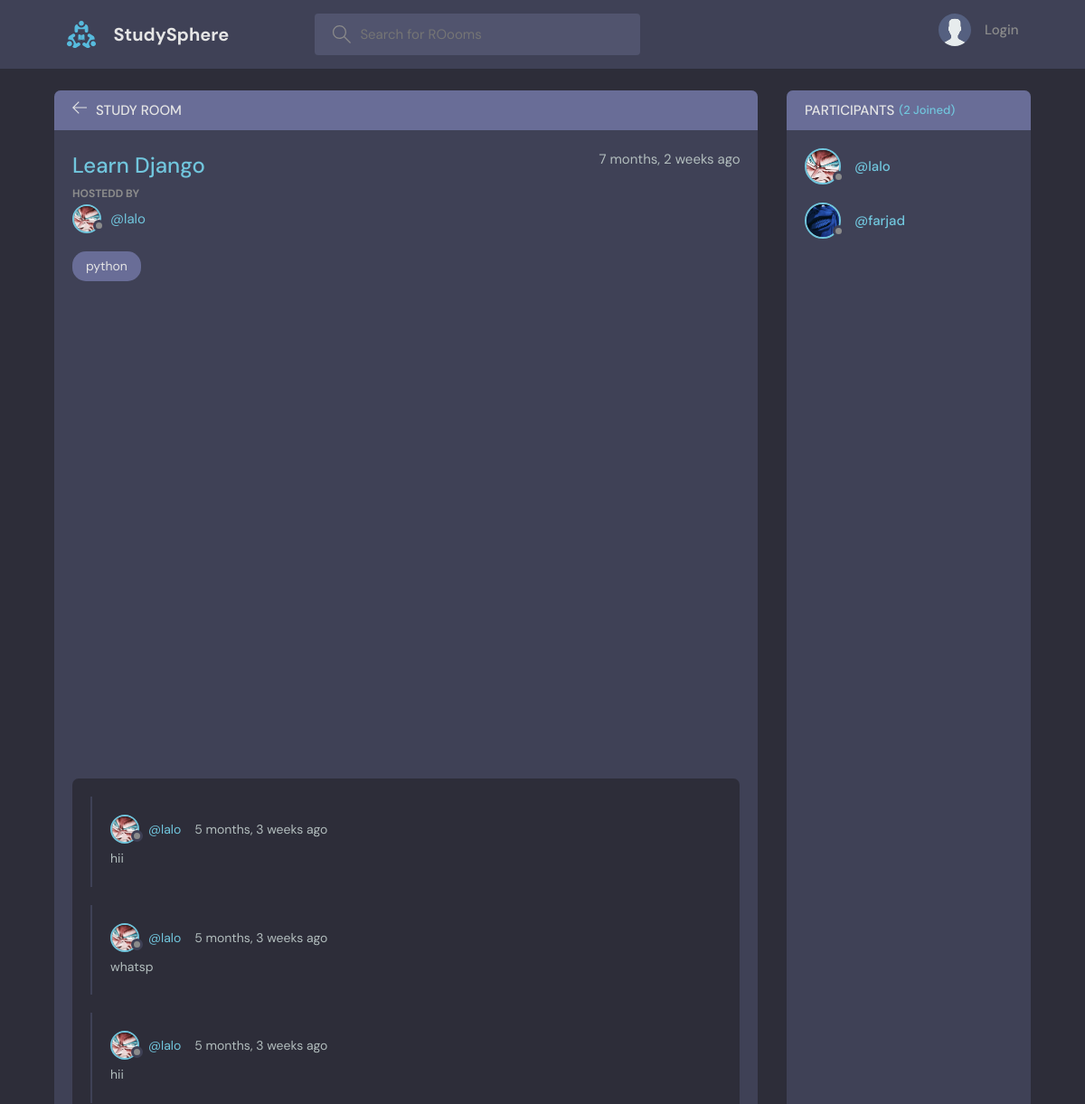
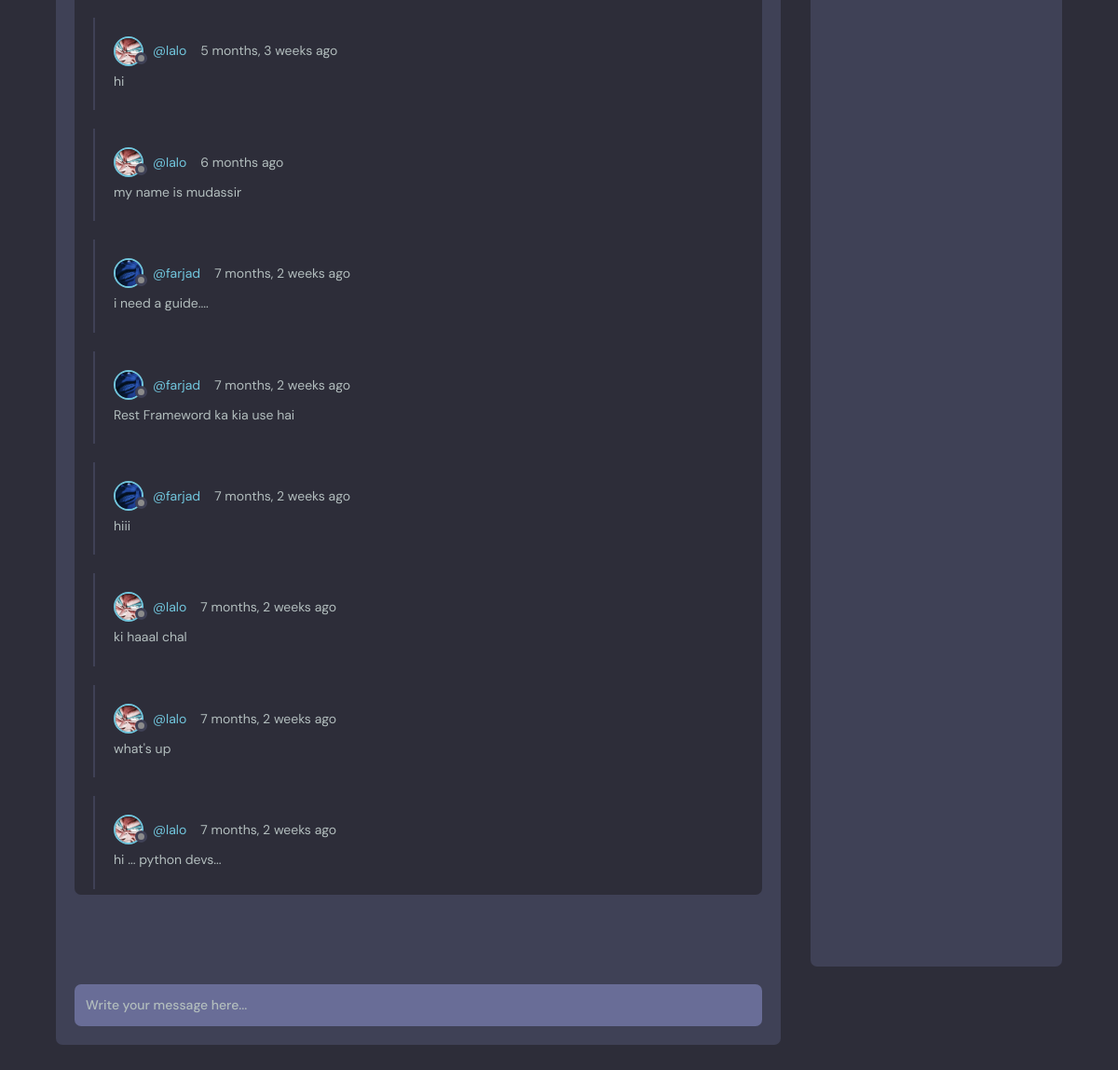
Page /room/2/ on the committed database (2 pictures, top to bottom).
### base/models.py (models this page shows, shortened)
class Room(models.Model):
    name = models.CharField(max_length=50)
    description = models.TextField(null = True, blank = True)   #  setting to null means that it will be blank in the database if not filled out at runtime otherwise the data basebase will consider it as missing data   # blank means that it is not required to be filled out at runtime
    participants = models.ManyToManyField(User, related_name = 'participants', blank = True)  # this is the many to many field that we will be using to connect the room with the user, related_name is used to access the participants of the room from the user model, blank means that it is not required to be filled out at runtime
    host = models.ForeignKey(User, on_delete =  models.SET_NULL, null = True)   # when the host is deleted then all its rooms are delete as well
    topic = models.ForeignKey(Topic, on_delete =  models.SET_NULL, null = True)   # when the topic is deleted then all the rooms of that topic will be deleted as well
    updated = models.DateTimeField(auto_now=True)  # auto_now will update the time whenever the room is updated
    created = models.DateTimeField(auto_now_add=True)  # auto_now_add will update the time only when the room is created for the first time
    class Meta:
        ordering = ['-updated','-created']   # here we are ordering the rooms according to the most recent updated and created room in the list..     The ( - ) sign means to update according to most recent....

class User(AbstractUser):
    username = models.CharField(max_length=100, unique=True)
    email = models.EmailField(max_length=200, unique=True)
    headline = models.CharField(max_length=200, null = True, blank = True)
    date_joined = models.DateTimeField(auto_now_add=True,null = True)
    last_login = models.DateTimeField(auto_now=True,null = True)
    Pfp = models.ImageField(default= 'images/avatar.svg',null=True)  # using pip install Pillow to install the pillow library to use the ImageField
    USERNAME_FIELD = 'email' # specifying the email as the username field helps us to login using the email instead of the username, which django use username by default for the authentication of the users(login and signup)
    REQUIRED_FIELDS = []

class Topic(models.Model):
    name = models.TextField(max_length=100)
    def __str__(self):
        return self.name

class Message(models.Model):
    user = models.ForeignKey(User, on_delete =  models.CASCADE)   # when the user is deleted then all its messages are delete as well
    body = models.CharField(max_length=1000)  # the body of the message
    room = models.ForeignKey(Room, on_delete =  models.CASCADE)
    updated = models.DateTimeField(auto_now=True)
    created = models.DateTimeField(auto_now_add=True)
    class Meta:                       # using this we can order the messages according to the most recent message
        ordering = ['-updated','-created'] #So we do not have to write ordering syntax again and again in the views.py file for everytime we get the messages of the room

### base/views.py (the view, shortened to what this page needs)
# urls.py: path('room/<str:pk>/',views.room, name ="room"),   # 'pk' stands for Primary Key  and it is set as string.......
def room(request,pk):
    room = Room.objects.get(id = pk)
    UserMessages = room.message_set.all()  # getting all the messages of the room and ordering them according to the most recent message  ( It is a "1 to many relationship" so we can use the message_set to get all the messages of the room)
    participants = room.participants.all()  # getting all the participants of the room
    context = { 'room': room,'UserMessages':UserMessages,'participants':participants}
    return render(request, 'base/room.html',context)   ## using render function to render the room.html page

### base/templates/base/room.html (shortened to what this page needs)
{% extends 'main.html' %}
{% block content %}
<main class="profile-page layout layout--2">
  <div class="container">
    <div class="room">
      <div class="room__top">
        <div class="room__topLeft">
          <a href="{% url 'home' %}">
            <svg version="1.1" xmlns="http://www.w3.org/2000/svg" width="32" height="32" viewBox="0 0 32 32">
              <title>arrow-left</title>
              <path
                d="M13.723 2.286l-13.723 13.714 13.719 13.714 1.616-1.611-10.96-10.96h27.625v-2.286h-27.625l10.965-10.965-1.616-1.607z">
              </path>
            </svg>
          </a>
          <h3>Study Room</h3>
        </div>
      </div>
      <div class="room__box scroll">
        <div class="room__header scroll">
          <div class="room__info">
            <h3>{{room.name}}</h3>
            <span>{{room.created|timesince}} ago</span>
          </div>
          <div class="room__hosted">
            <p>Hostedd By</p>
            <a href="{% url 'UserProfile' room.host.id %}" class="room__author">
              <div class="avatar avatar--small">
                <img src="{{room.host.Pfp.url}}" />
              </div>
              <span>@{{room.host.username}}</span>
            </a>
          </div>
          <span class="room__topics">{{room.topic}}</span>
        </div>
        <div class="room__conversation">
          <div class="threads scroll">
          {% for UserMessage in UserMessages %}
            <div class="thread">
              <div class="thread__top">
                <div class="thread__author">
                  <a href="{% url 'UserProfile' UserMessage.user.id %}" class="thread__authorInfo">
                    <div class="avatar avatar--small">
                      <img src="{{UserMessage.user.Pfp.url}}" />
                    </div>
                    <span>@{{UserMessage.user.username}}</span>
                  </a>
                  <span class="thread__date">{{UserMessage.created|timesince}} ago</span>
                </div>
              </div>
              <div class="thread__details">
                {{UserMessage.body}}
              </div>
            </div>
            {% endfor %}
          </div>
        </div>
      </div>
      <div class="room__message">
        <form action="" method="POST">
          <input name="body" placeholder="Write your message here..." />
        </form>
      </div>
    </div>
    <div class="participants">
      <h3 class="participants__top">Participants <span>({{participants.count}} Joined)</span></h3>
      <div class="participants__list scroll">
        {% for person in participants %}
        <a href="{%  url 'UserProfile' person.id %}" class="participant">
          <div class="avatar avatar--medium">
            <img src="{{person.Pfp.url}}" />
          </div>
          <p>
            <span>@{{person.username}}</span>
          </p>
        </a>
        {% endfor %}
      </div>
    </div>
  </div>
</main>
{% endblock content %}

### rows in the picture
Room: name "Learn Django", created "7 months, 2 weeks", host.Pfp (picture), host.username "lalo", topic "python"
Message: user.Pfp (picture), user.username "lalo", created "5 months, 3 weeks", body "hii"
Message: user.Pfp (picture), user.username "lalo", created "5 months, 3 weeks", body "whatsp"
Message: user.Pfp (picture), user.username "lalo", created "5 months, 3 weeks", body "hii"
Message: user.Pfp (picture), user.username "lalo", created "5 months, 3 weeks", body "hi"
Message: user.Pfp (picture), user.username "lalo", created "6 months", body "my name is mudassir"
Message: user.Pfp (picture), user.username "farjad", created "7 months, 2 weeks", body "i need a guide...."
Message: user.Pfp (picture), user.username "farjad", created "7 months, 2 weeks", body "Rest Frameword ka kia use hai"
Message: user.Pfp (picture), user.username "farjad", created "7 months, 2 weeks", body "hiii"
Message: user.Pfp (picture), user.username "lalo", created "7 months, 2 weeks", body "ki haaal chal"
Message: user.Pfp (picture), user.username "lalo", created "7 months, 2 weeks", body "what's up"
Message: user.Pfp (picture), user.username "lalo", created "7 months, 2 weeks", body "hi ... python devs..."
User: Pfp (picture), username "lalo"
User: Pfp (picture), username "farjad"

### other values in the picture
{{ participants.count }} "2"
